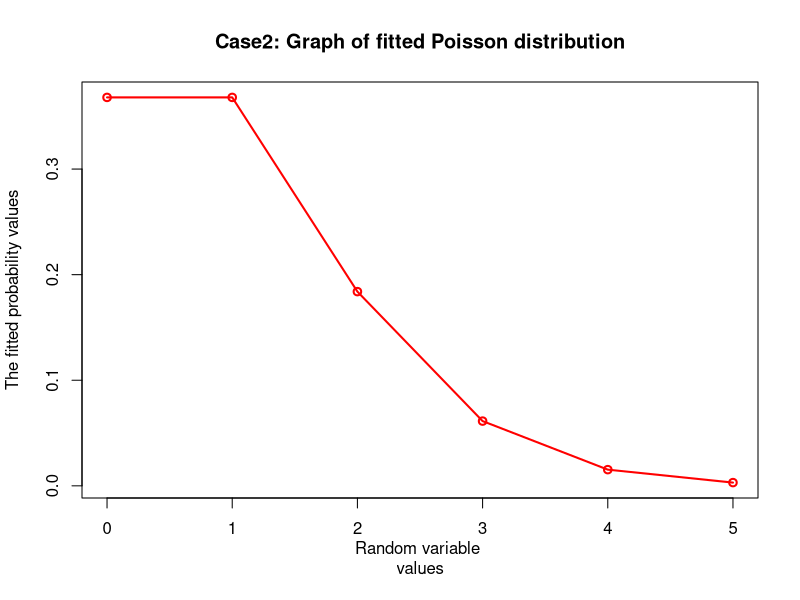

Source code (R):
x=c(0,1,2,3,4,5)
x
f=c(142,156,69,27,5,1)
f
N=sum(f)
N
n=5
n
Lambda=sum(x*f)/sum(f)
Lambda
p_x_pd=cbind(((exp(-Lambda))*Lambda^x)/factorial(x))
p_x_pd
Apprx_p_x_pd=round(p_x_pd, 4)
Apprx_p_x_pd
P_x_PD=cbind(dpois(x, lambda=Lambda,log=F))
P_x_PD
Apprx_P_X_PD=round(P_x_PD,4)
Apprx_P_X_PD
e.f=N* p_x_pd
e.f
E.F=N* P_x_PD
E.F
Apprx_E.F=round(E.F)
Apprx_E.F
E.F_table=data.frame(x, f, p_x_pd, Apprx_P_X_PD, e.f, Apprx_E.F)
E.F_table
plot(x, p_x_pd, type ="o",main="Case2: Graph of fitted Poisson distribution",xlab = "Random variable 
values",ylab ="The fitted probability values", lwd=2,col="red")